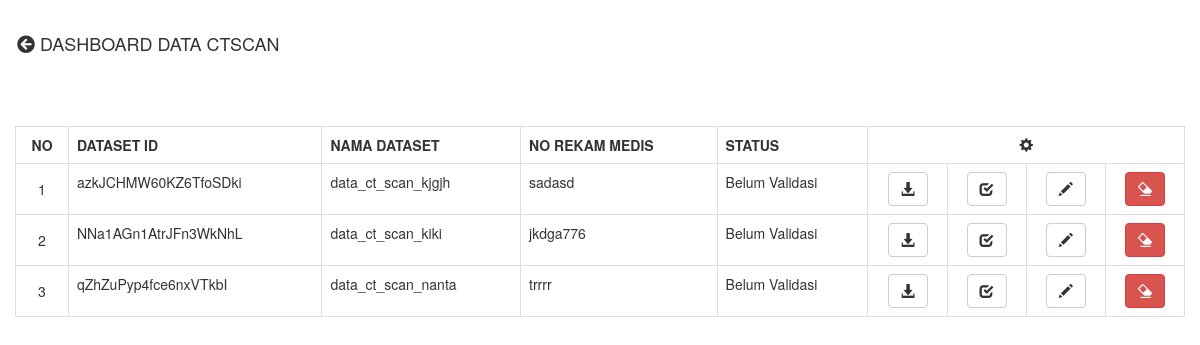
The app's page /data.php with its own data.
### tables this page shows
CREATE TABLE `dataset` (
  `dataset_id` varchar(20) NOT NULL,
  `dataset_name` varchar(255) NOT NULL,
  `medic_record` varchar(255) NOT NULL,
  `status` varchar(10) DEFAULT NULL,
  `created_date` date DEFAULT NULL,
  PRIMARY KEY (`dataset_id`)
);

### view.php (the view, shortened to what this page needs)
<?php
    include 'koneksi.php';
    $query = $db->prepare("SELECT * FROM dataset");
    $query->execute();
?>
<div class="table-responsive">
    <table class="table table-bordered">
            <?php
                $no = 1;
                if($query->rowCount() == 0){?>
                    <div id="box-alret">Data Rekaman Kosong</div>
                    <div>
                        <button onClick="location.href='upload.php'" style="margin-top: 10px;" class="btn btn-sm btn-primary">Tambah Data</button>
                    </div>
            <?php
                }
                else { ?>
                    <tr>
                        <th class="text-center">NO</th>
                        <th>DATASET ID</th>
                        <th>NAMA DATASET</th>
                        <th>NO REKAM MEDIS</th>
                        <th>STATUS</th>
                        <th colspan="4" class="text-center"><span class="glyphicon glyphicon-cog"></span></th>
                    </tr>
            <?php
                    while($value = $query->fetch()){ ?>
                        <tr>
                            <td class="align-middle text-center"><?php echo $no; ?></td>
                            <td p align="left" bgcolor="#FFFFFF"><?php echo $value['dataset_id'] ?></td>
                            <td p align="left" bgcolor="#FFFFFF"><?php echo $value['dataset_name'] ?></td>
                            <td p align="left" bgcolor="#FFFFFF"><?php echo $value['medic_record'] ?></td>
                            <td p align="left" bgcolor="#FFFFFF">
                                <?php
                                    $temp = $value['dataset_id'];
                                    $query_img = $db->prepare("SELECT * FROM image_data WHERE dataset_id = '$temp'");
                                    $query_img->bindParam(":dataset_id", $_GET['temp']);
                                    $query_img->execute();
                                    $value_img = $query_img->fetch();
                                    if(($value_img['dataset_id'] === $temp) && ($value_img['validate'] !== NULL))
                                       echo "Sudah Validasi";
                                    else
                                        echo "Belum Validasi"; ?>
                            </td>
                            <td class="align-middle text-center">
                                <a href="download.php?dataset_id=<?php echo $value['dataset_id']?>" class="btn btn-default"><span class="glyphicon glyphicon-download-alt"></span></a>
                            </td>
                            <td class="align-middle text-center">
                                <a href="detailed.php?dataset_id=<?php echo $value['dataset_id']?>" class="btn btn-default"><span class="glyphicon glyphicon-check"></span></a>
                            </td>
                            <td class="align-middle text-center">
                                <a href="edit.php?dataset_id=<?php echo $value['dataset_id']?>" class="btn btn-default"><span class="glyphicon glyphicon-pencil"></span></a>
                            </td>
                            <td class="align-middle text-center">
                                <a href="delete.php?dataset_id=<?php echo $value['dataset_id']?>" class="btn btn-danger"><span class="glyphicon glyphicon-erase"></span></a>
                            </td>
                        </tr>
                        <?php
                            $no++;
                    }
                } ?>
    </table>
</div>

### data.php (shortened to what this page needs)
<!DOCTYPE html>
<html lang="en">
    <head>
        <link href="css/bootstrap.min.css" rel="stylesheet">
        <link rel="stylesheet" href="https://use.fontawesome.com/releases/v5.6.3/css/all.css">
    </head>
    <body>
         <div class="menu-css">
            <button onClick="location.href='index.php'" class="btn btn-lg btn-css" type="button"><i class="fas fa-arrow-circle-left"></i> DASHBOARD DATA CTSCAN</button>
        </div>
        <div style="padding: 0 15px;">
            <div id="view"><?php include "view.php"; ?></div>
        </div>
    </body>
</html>

### data.php (style rules this page uses)
.align-middle { vertical-align: middle !important; }
.menu-css { padding-top: 20px; padding-bottom: 60px; }
.btn-css { background-color: white; }

### records on screen
dataset: dataset_id "azkJCHMW60KZ6TfoSDki", dataset_name "data_ct_scan_kjgjh", medic_record "sadasd", shows "Belum Validasi"
dataset: dataset_id "NNa1AGn1AtrJFn3WkNhL", dataset_name "data_ct_scan_kiki", medic_record "jkdga776", shows "Belum Validasi"
dataset: dataset_id "qZhZuPyp4fce6nxVTkbI", dataset_name "data_ct_scan_nanta", medic_record "trrrr", shows "Belum Validasi"
